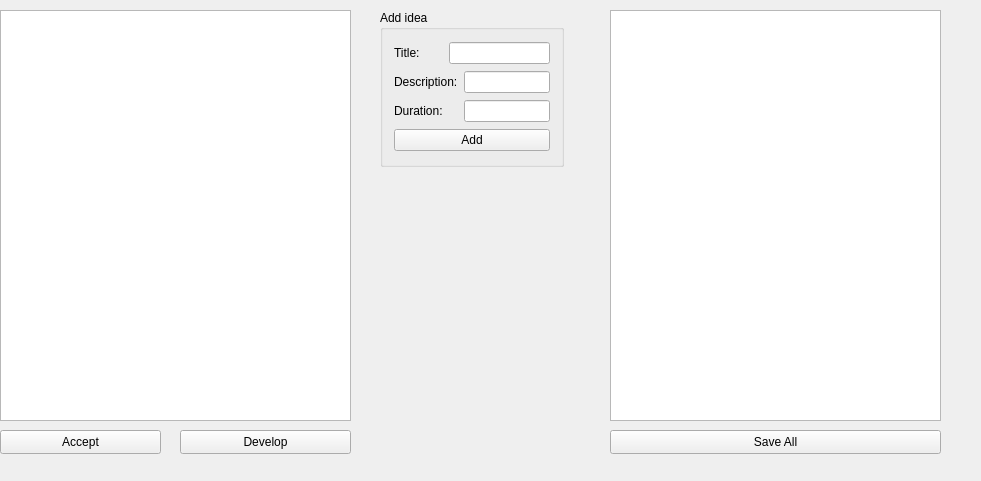
<?xml version="1.0" encoding="UTF-8"?>
<ui version="4.0">
 <class>ResearcherFormClass</class>
 <widget class="QMainWindow" name="ResearcherFormClass">
  <property name="geometry">
   <rect>
    <x>0</x>
    <y>0</y>
    <width>981</width>
    <height>481</height>
   </rect>
  </property>
  <property name="windowTitle">
   <string>ResearcherForm</string>
  </property>
  <widget class="QWidget" name="centralWidget">
   <widget class="QLabel" name="label">
    <property name="geometry">
     <rect>
      <x>370</x>
      <y>200</y>
      <width>211</width>
      <height>41</height>
     </rect>
    </property>
    <property name="font">
     <font>
      <pointsize>12</pointsize>
      <italic>true</italic>
      <bold>true</bold>
     </font>
    </property>
    <property name="text">
     <string/>
    </property>
   </widget>
   <widget class="QTableView" name="tableViewIdeas">
    <property name="geometry">
     <rect>
      <x>0</x>
      <y>10</y>
      <width>351</width>
      <height>411</height>
     </rect>
    </property>
   </widget>
   <widget class="QGroupBox" name="groupBox">
    <property name="geometry">
     <rect>
      <x>380</x>
      <y>10</y>
      <width>184</width>
      <height>157</height>
     </rect>
    </property>
    <property name="title">
     <string>Add idea</string>
    </property>
    <layout class="QGridLayout" name="gridLayout">
     <item row="0" column="0">
      <widget class="QLabel" name="label_2">
       <property name="text">
        <string>Title:</string>
       </property>
      </widget>
     </item>
     <item row="0" column="1" colspan="2">
      <widget class="QLineEdit" name="lineEditTitle"/>
     </item>
     <item row="1" column="0" colspan="2">
      <widget class="QLabel" name="label_3">
       <property name="text">
        <string>Description:</string>
       </property>
      </widget>
     </item>
     <item row="1" column="2">
      <widget class="QLineEdit" name="lineEditDesc"/>
     </item>
     <item row="2" column="0">
      <widget class="QLabel" name="label_4">
       <property name="text">
        <string>Duration:</string>
       </property>
      </widget>
     </item>
     <item row="2" column="2">
      <widget class="QLineEdit" name="lineEditDuration"/>
     </item>
     <item row="3" column="0" colspan="3">
      <widget class="QPushButton" name="pushButtonAdd">
       <property name="text">
        <string>Add</string>
       </property>
      </widget>
     </item>
    </layout>
   </widget>
   <widget class="QPushButton" name="pushButtonAccept">
    <property name="geometry">
     <rect>
      <x>0</x>
      <y>430</y>
      <width>161</width>
      <height>24</height>
     </rect>
    </property>
    <property name="text">
     <string>Accept</string>
    </property>
   </widget>
   <widget class="QPushButton" name="pushButtonDevelop">
    <property name="geometry">
     <rect>
      <x>180</x>
      <y>430</y>
      <width>171</width>
      <height>24</height>
     </rect>
    </property>
    <property name="text">
     <string>Develop</string>
    </property>
   </widget>
   <widget class="QPushButton" name="pushButtonSaveAll">
    <property name="geometry">
     <rect>
      <x>610</x>
      <y>430</y>
      <width>331</width>
      <height>24</height>
     </rect>
    </property>
    <property name="text">
     <string>Save All</string>
    </property>
   </widget>
   <widget class="QTableView" name="tableViewDevelop">
    <property name="geometry">
     <rect>
      <x>610</x>
      <y>10</y>
      <width>331</width>
      <height>411</height>
     </rect>
    </property>
   </widget>
  </widget>
 </widget>
 <layoutdefault spacing="6" margin="11"/>
 <resources>
  <include location="ResearcherForm.qrc"/>
 </resources>
 <connections/>
</ui>
